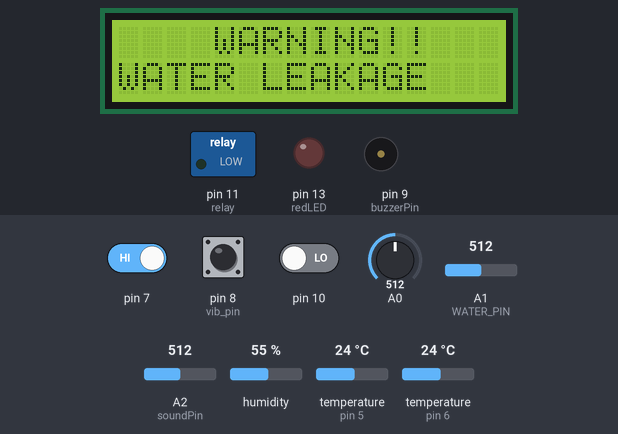
Bench run of a sketch on a simulated Arduino Uno, built with avr-gcc and run on an emulated ATmega328P. On the bench: 16×2 character LCD, switched loads named in the sketch (green lamp = pin HIGH), output pins drawn as LEDs (lit = HIGH), buzzer (waves = sounding, pin HIGH). Dashed ring = blinking. The inputs (shaded band) are chosen by the test bench; at power-on: A1 (WATER_PIN) = 512, A0 = 512, pin 7 HIGH, pin 8 (vib_pin) HIGH, pin 10 LOW, A2 (soundPin) = 512, humidity 55 %, temperature (sensors on pin 5, pin 6) 24 °C. What the sketch prints to the serial monitor is not drawn.

Above: at 1.2 s.
1.3 s: A1 (WATER_PIN) set to 208
At 3.9 s:
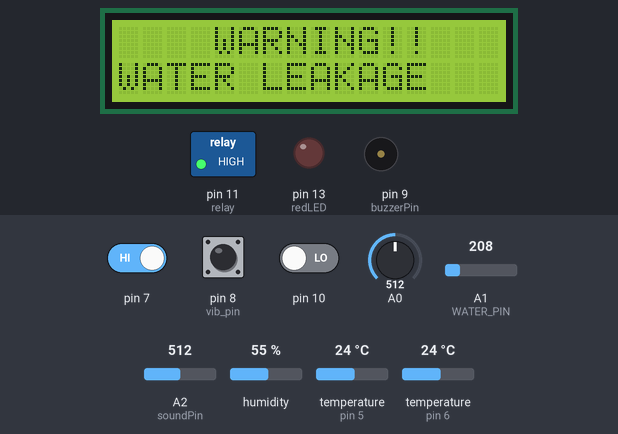
10.7 s: A1 (WATER_PIN) set to 193
At 14.7 s:
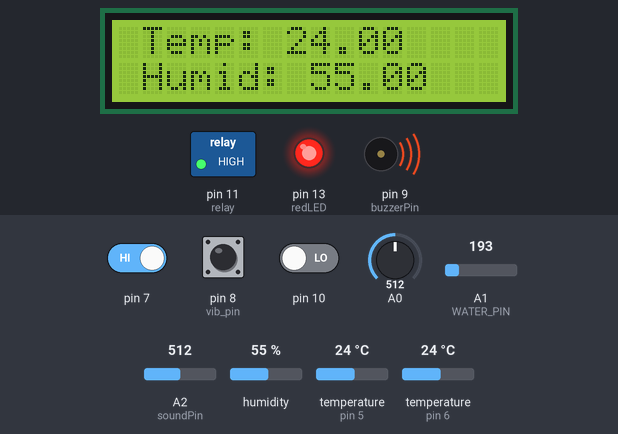
15.1 s: A0 set to 713
19.4 s: A0 set to 729
At 20.7 s:
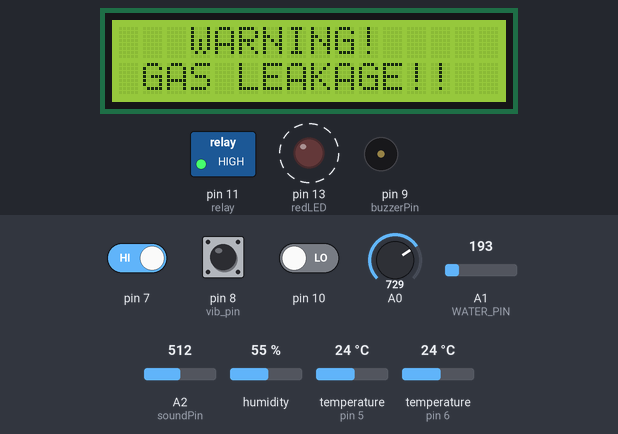
25.9 s: pin 7 driven LOW
At 27.7 s:
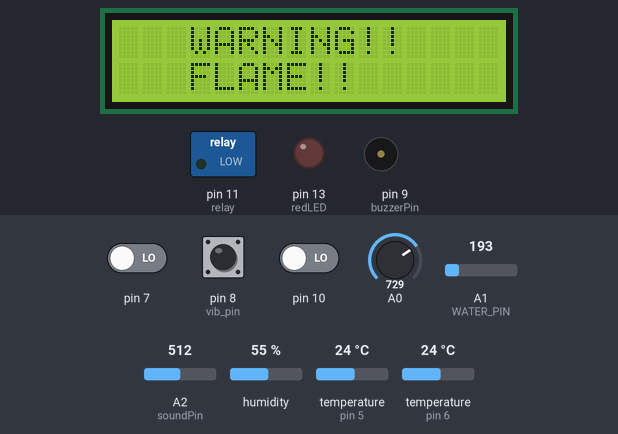
34.7 s: A0 set to 716
Timing chart, 0 to 45.1 s (numbered marks = the images above; inputs shaded):
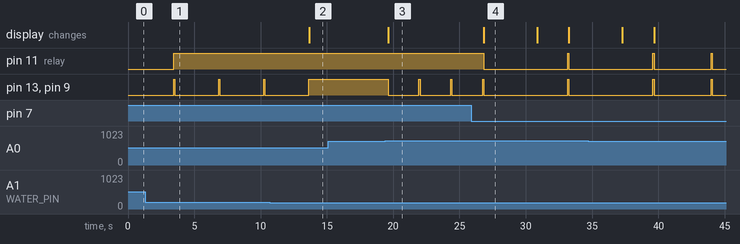

The sketch:

ROBT.ino
```cpp
// Adding the necessary libraries for the sensors
#include "DHT.h"
#include <OneWire.h>
#include <DallasTemperature.h>
#include <LiquidCrystal_I2C.h>
#include <SoftwareSerial.h>
// Initializing the variables for each sensor
#define DHTTYPE DHT11
#define DHTPIN 6
#define ONE_WIRE_BUS 5
#define WATER_PIN  A1
#define relay 11

DHT dht(DHTPIN, DHTTYPE);
OneWire oneWire(ONE_WIRE_BUS);
DallasTemperature sensors(&oneWire);
LiquidCrystal_I2C lcd(0x27,16,2);
SoftwareSerial BTSerial(3,4);

const int redLED = 13;
const int vib_pin = 8;
float t;
long previousMillis = 0;
const int buzzerPin = 9;
const int soundPin = A2;
bool button = false;

// initial setup of sensors and arduino
void setup() {
  Serial.begin(9600);
  BTSerial.begin(9600);
  pinMode(redLED, OUTPUT);
  pinMode(relay, OUTPUT);
  pinMode(vib_pin, INPUT);
  pinMode(7, INPUT);
  pinMode(WATER_PIN, INPUT);
  pinMode(buzzerPin, OUTPUT);
  dht.begin();
  sensors.begin();
  lcd.init();
  lcd.clear();
  lcd.backlight();      // Make sure backlight is on
  sensors.setResolution(12);
  sensors.setWaitForConversion(false);  // makes it async asincrono=non blocca il programma durante la lettura

  sensors.requestTemperatures(); // Send the command to get temperatures
  previousMillis = millis();

}
void loop() {
  // reading the analog/digital values from each sensor
  int curr = analogRead(A0);
  int flame = digitalRead(7);
  int water = analogRead(WATER_PIN);
  float h = dht.readHumidity();
  int vib = digitalRead(vib_pin);
  int sound = analogRead(soundPin);
  int buttondata = digitalRead(10);
  Serial.println(buttondata);
  // line 60-66, turning on/off the sound sensor
  if(buttondata == 1 && button == false){
    button = true;
    buttondata = 0;
  }
  if(buttondata == 1 && button == true){
    button = false;
  }
  // line 68-79, showing the temperature and humidity on the screen
  if (millis() - previousMillis > 1200){
    t = sensors.getTempCByIndex(0);
    sensors.requestTemperatures();
    previousMillis = millis();
    lcd.clear();
    lcd.setCursor(1,0);
    lcd.print("Temp: ");
    lcd.print(t);
    lcd.setCursor(1,1);
    lcd.print("Humid: ");
    lcd.print(h);
  }
  // line 81-91, if flame sensor detects flame, it activates buzzer, RGB LED and shows corresponding warning on the screen. Also activates water pomp mechanism.
  if(flame == LOW){
    lcd.clear();
    lcd.setCursor(3,0);
    lcd.print("WARNING!!");
    lcd.setCursor(3,1);
    lcd.print("FLAME!!");
    digitalWrite(relay, LOW);
    digitalWrite(redLED, LOW);
    digitalWrite(buzzerPin, LOW);
    delay(4000);
  }
  // line 93-102, if gas sensor detects gas, it activates buzzer, RGB LED and shows corresponding warning on the screen. Also, sends signal through Bluetooth.
  if(curr > 720){
    lcd.clear();
    lcd.setCursor(3,0);
    lcd.print("WARNING!");
    lcd.setCursor(1,1);
    lcd.print("GAS LEAKAGE!!");
    digitalWrite(redLED, LOW);
    digitalWrite(buzzerPin, LOW);
    delay(2000);
    BTSerial.println("aaaaaaaaaaaaa");
  }
  // line 105- 114, if vibration sensor detects vibration, it activates buzzer, RGB LED and shows corresponding warning on the screen.
  if(vib == LOW){
    digitalWrite(redLED, LOW);
    lcd.clear();
    lcd.setCursor(2,0);
    lcd.print("WARNING!!");
    lcd.setCursor(0,1);
    lcd.print("EARTHQUAKE");
    digitalWrite(buzzerPin, LOW);
    delay(2000);
  }
  // line 116-126, if water sensors detects water, it activates buzzer, RGB LED and shows corresponding warning on the screen. Also, sends signal through Bluetooth.
  if(water > 200){
    lcd.clear();
    lcd.setCursor(4,0);
    lcd.print("WARNING!!");
    lcd.setCursor(0,1);
    lcd.print("WATER LEAKAGE");
    digitalWrite(redLED, LOW);
    digitalWrite(buzzerPin, LOW);
    delay(3000);
    BTSerial.println("a");
  }
  // if sound sensor is on and it detects sound, it activates buzzer, RGB LED and shows corresponding warning on the screen.
  if(sound > 700 && button == true){
    lcd.clear();
    lcd.setCursor(4,0);
    lcd.print("WARNING!!");
    lcd.setCursor(4,1);
    lcd.print("BREAK IN!!");
    digitalWrite(redLED, LOW);
    digitalWrite(buzzerPin, LOW);
    delay(500);
  }
  // turning the water pomp, RGB LED and buzzer
  delay(300);
  digitalWrite(buzzerPin, HIGH);
  digitalWrite(redLED, HIGH);
  digitalWrite(relay, HIGH);
}
```

Measured:
- the behaviour switches between 201 and 200 on A1 (WATER_PIN) (found by bisection; images 1 and 2)
- the behaviour switches between 720 and 721 on A0 (found by bisection; images 2 and 3)
- after the input at 10.7 s, pin 13 (redLED), pin 9 (buzzerPin): goes on until 13.6 s, then stays HIGH; the display: changes after 3.0 s (image 2)
- after the input at 15.1 s, every drawn part: stays the same
- after the input at 19.4 s, pin 13 (redLED), pin 9 (buzzerPin): alternates HIGH for 0.09 s and LOW for 2.3 s, starting after 0.22 s; the display: changes after 0.22 s (image 3)
- after the input at 25.9 s, pin 11 (relay): HIGH → LOW after 0.93 s, → HIGH 6.3 s later, → LOW 0.08 s later; pin 13 (redLED), pin 9 (buzzerPin): LOW → HIGH after 7.3 s, → LOW 0.08 s later; the display: changes after 0.93 s (image 4)
- by itself, pin 13 (redLED), pin 9 (buzzerPin): alternates HIGH for 0.09 s and LOW for 3.3 s
- what the display in image 4 shows lasts 4.1 s, from 26.8 s to 30.9 s
